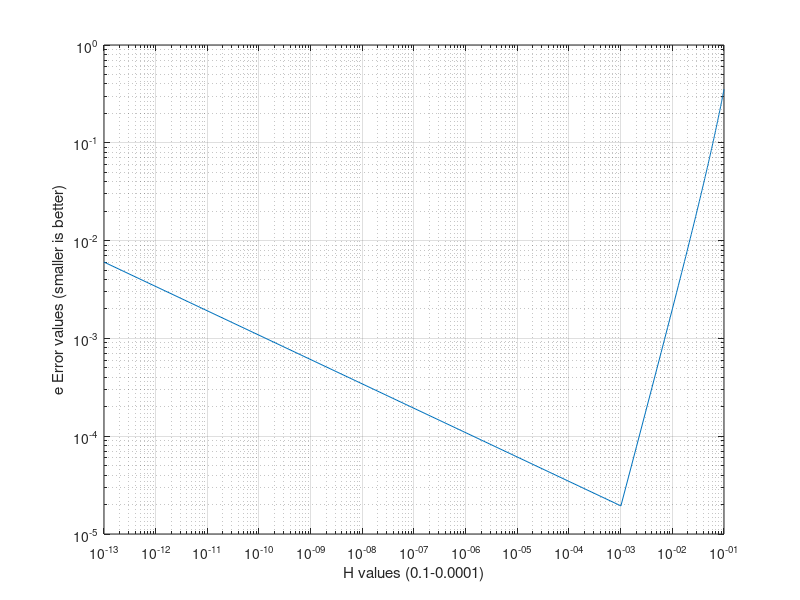

MATLAB code for this plot:
% Create the function to approximate the derivative

% Create the h values and find the actual value
h = linspace(0.0000000000001,0.1);
vals = (1 ./ (2 .* h)).*(-3 .* tan(1) + 4 .* tan(1 + h) - tan(1 + 2.*h));
act = (sec(1))^2;


errors = abs(act - vals);

figure
loglog(h, errors)
grid on
xlabel('H values (0.1-0.0001)')
ylabel('e Error values (smaller is better)')






